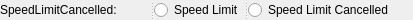
         <widget class="QSplitter" name="splitter_172">
          <property name="styleSheet">
           <string notr="true">font: 9pt &quot;Microsoft YaHei&quot;;</string>
          </property>
          <property name="orientation">
           <enum>Qt::Horizontal</enum>
          </property>
          <widget class="QLabel" name="label_163">
           <property name="styleSheet">
            <string notr="true">font: 9pt &quot;Microsoft YaHei&quot;;</string>
           </property>
           <property name="text">
            <string>SpeedLimitCancelled:          </string>
           </property>
          </widget>
          <widget class="QRadioButton" name="radioButton_129">
           <property name="sizePolicy">
            <sizepolicy hsizetype="Preferred" vsizetype="Preferred">
             <horstretch>0</horstretch>
             <verstretch>0</verstretch>
            </sizepolicy>
           </property>
           <property name="styleSheet">
            <string notr="true">font: 9pt &quot;Microsoft YaHei&quot;;</string>
           </property>
           <property name="text">
            <string>Speed Limit</string>
           </property>
          </widget>
          <widget class="QRadioButton" name="radioButton_130">
           <property name="sizePolicy">
            <sizepolicy hsizetype="Preferred" vsizetype="Preferred">
             <horstretch>0</horstretch>
             <verstretch>0</verstretch>
            </sizepolicy>
           </property>
           <property name="styleSheet">
            <string notr="true">font: 9pt &quot;Microsoft YaHei&quot;;</string>
           </property>
           <property name="text">
            <string>Speed Limit Cancelled      </string>
           </property>
          </widget>
         </widget>
